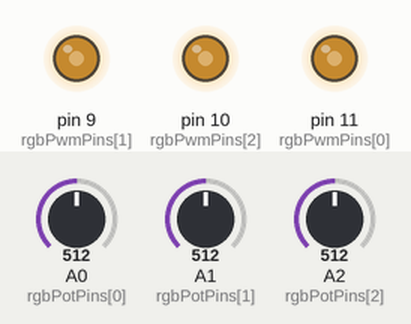
A sketch run on a simulated Arduino Uno, built with avr-gcc and run on an emulated ATmega328P. On the bench: output pins drawn as LEDs (lit = HIGH). The inputs (shaded band) are chosen by the test bench; at power-on: A0 (rgbPotPins[0]) = 512, A1 (rgbPotPins[1]) = 512, A2 (rgbPotPins[2]) = 512.

Above: at 1.2 s.
1.3 s: A0 (rgbPotPins[0]) set to 716
At 1.7 s:
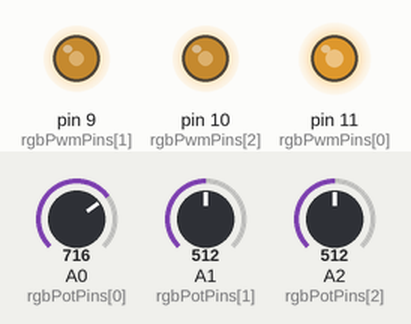
2.8 s: A1 (rgbPotPins[1]) set to 716
At 3.9 s:
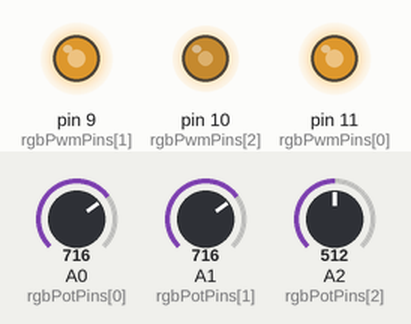
4.3 s: A2 (rgbPotPins[2]) set to 716
At 5.4 s:
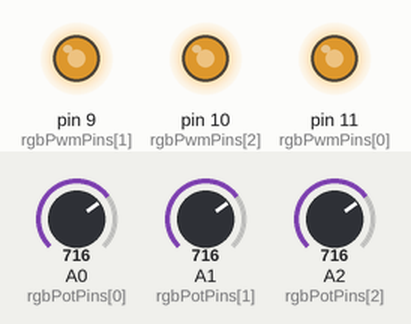
5.8 s: A0 (rgbPotPins[0]) set to 900
At 6.4 s:
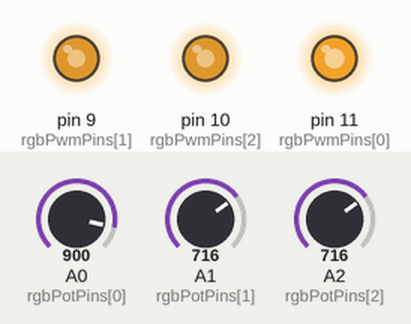
7.3 s: A1 (rgbPotPins[1]) set to 900
At 8.5 s:
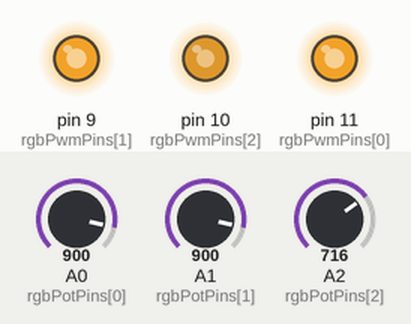
8.8 s: A2 (rgbPotPins[2]) set to 900
At 10.0 s:
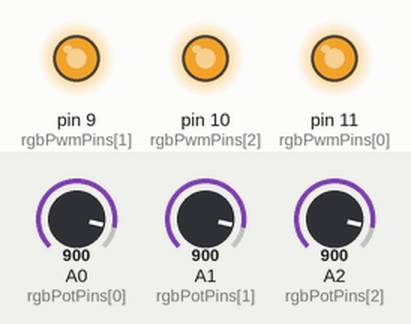
Timing chart, 0 to 11.3 s (numbered marks = the images above; inputs shaded):
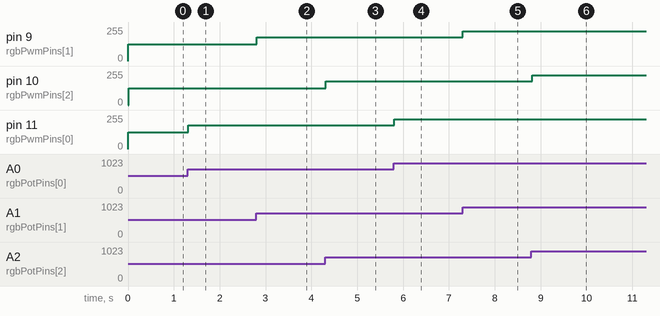

The sketch:

RgbPotPwm.ino
```cpp
/*
 * 3 Pot RGB PWM
 * APurdon
 * 2016-09-14
 *
 * Influenced by:
 * http://www.silvinopresa.com/how-to/arduino/rgb-led-common-annode-controlled-by-potentiometers-and-arduino/
 * Arduino Starter Kit example 4
 */


// all RGB in this project have 3 colours, so to save code repetition, use an array
int rgbPotPins[] = { A0, A1, A2 };
int rgbPwmPins[] = { 11, 9, 10 };

// variables for reading input and writing output. Not necessary but increases readability of code
int potValue;
int pwmValue;

void setup() {
  for (int i = 0; i < 3; i++)
  {
    pinMode(rgbPotPins[i], INPUT);
    pinMode(rgbPwmPins[i], OUTPUT);
  }
}

void loop() {
  for (int i = 0; i < 3; i++)
  {
    // small delay to let ADC settle. This could possibly be reduced
    delay(5);
    potValue = analogRead(rgbPotPins[i]);
    pwmValue = map(potValue, 0, 1023, 0, 255);
    analogWrite(rgbPwmPins[i], pwmValue);
  }
}
```

Measured:
- after the input at 1.3 s, pin 11 (rgbPwmPins[0]): 127/255 → 178/255 at once
- after the input at 2.8 s, pin 9 (rgbPwmPins[1]): 127/255 → 178/255 at once
- after the input at 4.3 s, pin 10 (rgbPwmPins[2]): 127/255 → 178/255 at once
- after the input at 5.8 s, pin 11 (rgbPwmPins[0]): 178/255 → 224/255 at once
- after the input at 7.3 s, pin 9 (rgbPwmPins[1]): 178/255 → 224/255 at once
- after the input at 8.8 s, pin 10 (rgbPwmPins[2]): 178/255 → 224/255 at once
